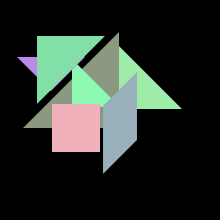
Frame 1 (no input)
Frame 60 (the mouse pressed at the canvas centre just before this capture): identical to frame 1, image omitted
Frame 120 (the mouse held since frame 60 and released just before this capture): identical to frame 1, image omitted

The Processing sketch that drew this single still picture (run headless with seeded random() and noise(); from frame 60 on, the mouse is pressed at the canvas centre):

// Processing sketch: processing_20158
// ── processing_20158.pde

int has;
int px[];
int py[];
int r[];
color c[];
int i;

void setup(){
  size(220,220);
  noStroke();
  px = new int[7];
  py = new int[7];
  r = new int[7];
  c = new color[7];
  reset();
}

void reset(){
  for(i=0;i<7;i++){
    px[i]=int(random(50,150));
    py[i]=int(random(50,150)); 
    r[i]=int(random(0,8));
    c[i]=color( random(128,255),random(128,255),random(128,255)); //color((255.0/8.0)*(1+i),128,128);
  }
  has = -1;
}

void draw(){
  loadPixels();
  background(0);
  for(i=0;i<7;i++){
    pushMatrix();
    translate(px[i],py[i]);
    rotate(r[i]*radians(45));
    fill(c[i]);
    scale(1.5);
    switch(i){
    case 0:
    case 1: // Big ones.
      beginShape(TRIANGLES);
      vertex(-48,-16);
      vertex(16,-16);
      vertex(16,48);
      endShape();
      break;
    case 2:
    case 3: // Small ones.
      beginShape(TRIANGLES);
      vertex(-24,-8);
      vertex(8,-8);
      vertex(8,24);
      endShape();
      break;
    case 4: // Medium
      beginShape(TRIANGLES);
      vertex(-16,0);
      vertex(16,32);
      vertex(16,-32);
      endShape();
      break;
    case 5: // Square
      rect(-16,-16,32,32);
      break;
    case 6: // Diamond
      beginShape(QUADS);
      vertex(-16,0);
      vertex(-16,-32);
      vertex(16,0);
      vertex(16,32);      
      endShape();
      break;
    }    
    popMatrix();
  }
  if( mousePressed && (has != -1) ){
    px[has] += mouseX-pmouseX;
    py[has] += mouseY-pmouseY;
  }
  // Draw frame
  noStroke();
  fill(0);
  rect(0,0,width,4);
  rect(0,0,4,height);
  rect(width-4,0,4,height);
  rect(0,height-4,width,4);
}

void mousePressed(){
  if( mouseButton == LEFT ){
    color mouseC = get(mouseX,mouseY);
    for(int j=0;j<7;j++){
      if( c[j] == mouseC ){
        has = j;
      }
    }   
  }
}

void mouseReleased(){
  has = -1;
  for(i=0;i<7;i++){
    if( px[i] < 0 || px[i] > width || py[i] < 0 || py[i] > height ){
      px[i]=int(random(50,150));
      py[i]=int(random(50,150));
      c[i]=color( random(128,255),random(128,255),random(128,255));
      r[i]=int(random(0,8));
    }
  }
}

void mouseClicked(){
  if( mouseButton == RIGHT ){
    color mouseC = get(mouseX,mouseY);
    for(int j=0;j<7;j++){
      if( c[j] == mouseC ){
        r[j]=(r[j]+1)%8;
      }
    }   
  }  
}

void keyReleased(){
  if( key == ' '){
    reset();
  }
}
